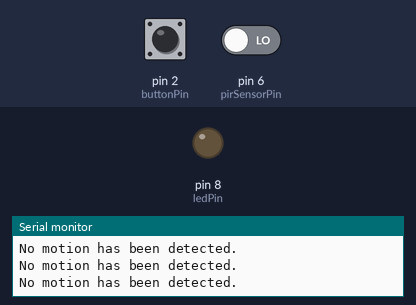
Simulated run of this sketch. Board: Arduino Uno, built with avr-gcc and run on an emulated ATmega328P. On the bench: output pins drawn as LEDs (lit = HIGH), the last lines printed to the serial monitor. Dashed ring = blinking. Inputs (shaded band) come from the test bench; at power-on: pin 6 (pirSensorPin) LOW, pin 2 (buttonPin) HIGH.

Above: at 1.2 s.
1.3 s: pin 6 (pirSensorPin) driven HIGH
At 4.2 s:
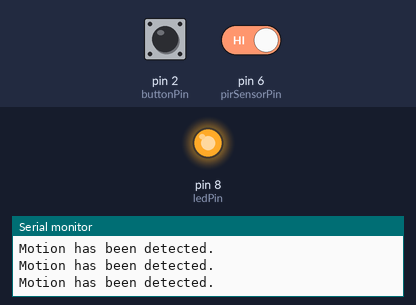
4.3 s: pin 2 (buttonPin) pulled LOW for 0.15 s
7.3 s: pin 6 (pirSensorPin) driven LOW
At 7.7 s:
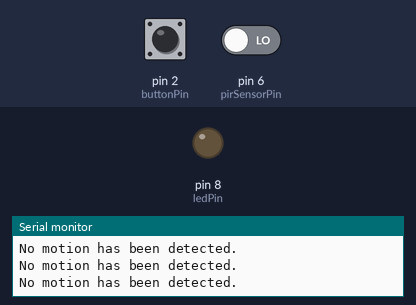
10.3 s: pin 2 (buttonPin) pulled LOW for 1 s
At 10.7 s:
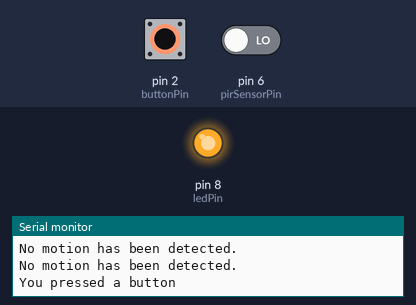
14.3 s: pin 2 (buttonPin) pulsed LOW 5 times (0.12 s each, 0.3 s apart)
At 14.7 s:
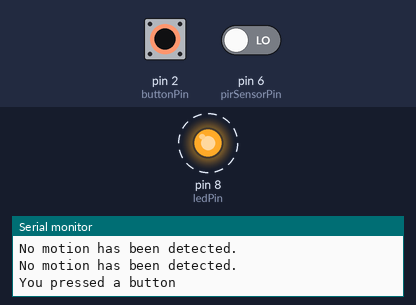
18.8 s: pin 2 (buttonPin) driven LOW
At 19.6 s:
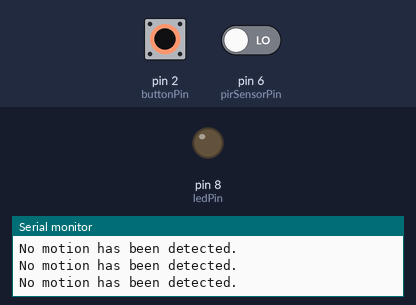
Timing chart, 0 to 21.8 s (numbered marks = the images above; inputs shaded):
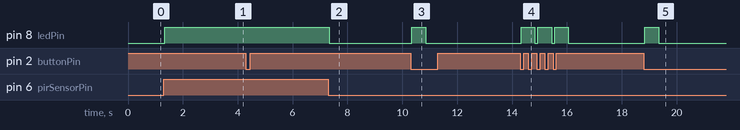

The sketch:

code.ino
```cpp
const int pirSensorPin = 6;
const int ledPin = 8;
const int buttonPin = 2;
volatile bool buttonPressed = false;

void setup() {
  pinMode(pirSensorPin, INPUT);
  pinMode(ledPin, OUTPUT);
  pinMode(buttonPin, INPUT_PULLUP);
  Serial.begin(9600);
  attachInterrupt(digitalPinToInterrupt(buttonPin), handleButtonInterrupt, FALLING);
}

void loop() {
  if (isMotionDetected()) {
    Serial.println("Motion has been detected.");
    blinkLED();
  } else {
    Serial.println("No motion has been detected.");
  }

  if (buttonPressed) {
    Serial.println("You pressed a button");
    blinkLED();
    resetButtonState();
  }
}

void blinkLED() {
  digitalWrite(ledPin, HIGH);
  delay(500);
  digitalWrite(ledPin, LOW);
}

void handleButtonInterrupt() {
  buttonPressed = true;
}

bool isMotionDetected() {
  return digitalRead(pirSensorPin) == HIGH;
}

void resetButtonState() {
  buttonPressed = false;
}
```

Measured:
- after the input at 1.3 s, pin 8 (ledPin): LOW → HIGH at once
- after the input at 7.3 s, pin 8 (ledPin): HIGH → LOW at once
- after the input at 10.3 s, pin 8 (ledPin): LOW → HIGH after 0.05 s, → LOW 0.50 s later
- after the input at 14.3 s, pin 8 (ledPin): alternates HIGH for 0.50 s and LOW for 0.11 s, 6 changes in all, then stays LOW, starting at once
- after the input at 18.8 s, pin 8 (ledPin): LOW → HIGH after 0.05 s, → LOW 0.50 s later
